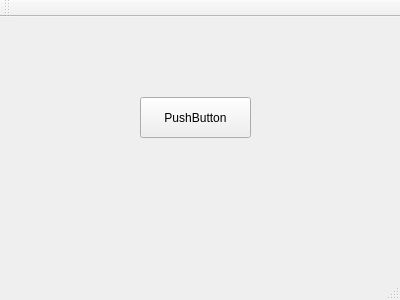
<?xml version="1.0" encoding="UTF-8"?>
<ui version="4.0">
 <class>MainWindow</class>
 <widget class="QMainWindow" name="MainWindow">
  <property name="geometry">
   <rect>
    <x>0</x>
    <y>0</y>
    <width>400</width>
    <height>300</height>
   </rect>
  </property>
  <property name="windowTitle">
   <string>MainWindow</string>
  </property>
  <widget class="QWidget" name="centralWidget">
   <widget class="QPushButton" name="pushButton">
    <property name="geometry">
     <rect>
      <x>140</x>
      <y>80</y>
      <width>111</width>
      <height>41</height>
     </rect>
    </property>
    <property name="text">
     <string>PushButton</string>
    </property>
   </widget>
  </widget>
  <widget class="QMenuBar" name="menuBar">
   <property name="geometry">
    <rect>
     <x>0</x>
     <y>0</y>
     <width>400</width>
     <height>21</height>
    </rect>
   </property>
  </widget>
  <widget class="QToolBar" name="mainToolBar">
   <attribute name="toolBarArea">
    <enum>TopToolBarArea</enum>
   </attribute>
   <attribute name="toolBarBreak">
    <bool>false</bool>
   </attribute>
  </widget>
  <widget class="QStatusBar" name="statusBar"/>
 </widget>
 <layoutdefault spacing="6" margin="11"/>
 <resources/>
 <connections/>
</ui>
